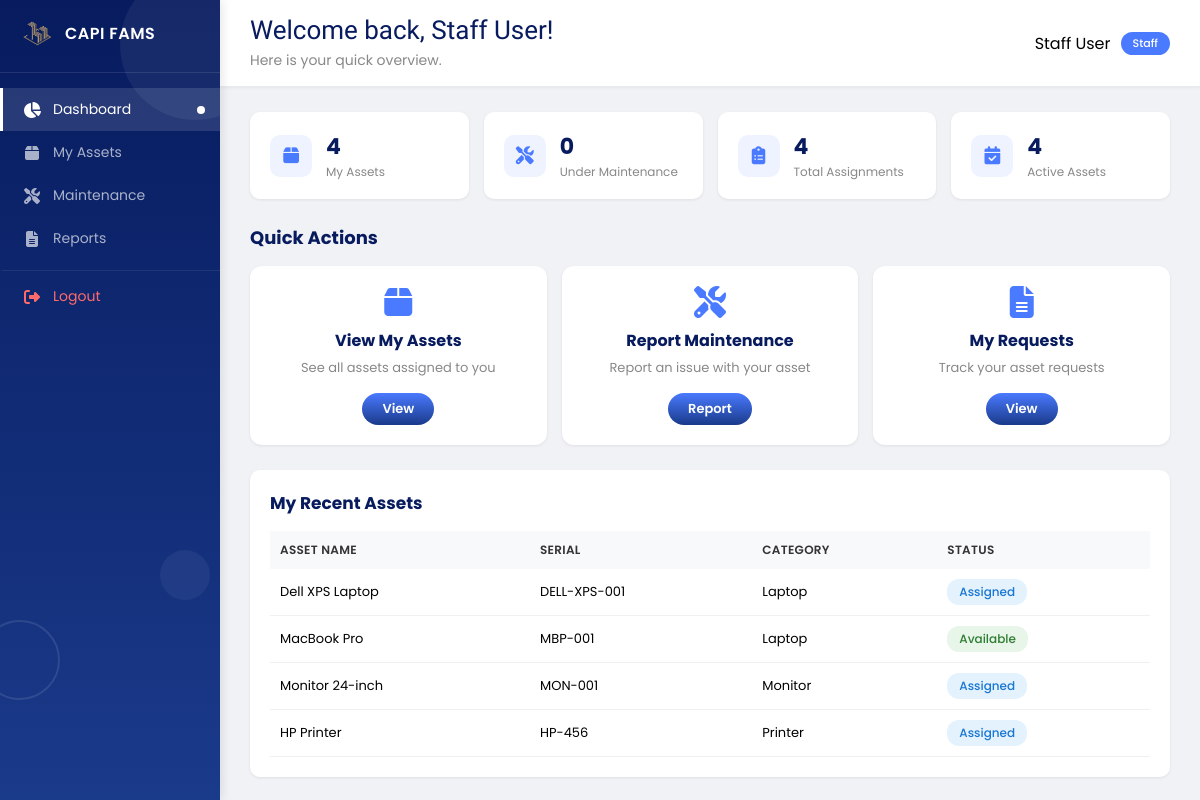
/staff (signed in), run on the app's committed database.
### tables this page shows
CREATE TABLE assets (
        id INTEGER PRIMARY KEY AUTOINCREMENT,
        name TEXT NOT NULL,
        serial TEXT UNIQUE NOT NULL,
        category TEXT,
        assigned_to INTEGER,
        status TEXT DEFAULT 'Available',
        assigned_date DATETIME,
        FOREIGN KEY (assigned_to) REFERENCES users(id)
    );

### fams.py (the view)
@app.route('/staff')
def staff_dashboard():
    if 'user_id' not in session or session.get('role') != 'staff':
        return redirect(url_for('login_page'))
    my_assets = Asset.get_by_user(session['user_id'])
    maintenance_count = sum(1 for asset in my_assets if asset['status'] == 'Maintenance')
    return render_template('staff_dashboard.html',
                         name=session.get('name'),
                         assets=my_assets,
                         maintenance_count=maintenance_count)

### models/asset.py (called while the page is built)
    @staticmethod
    def get_db():
        conn = sqlite3.connect(Config.DATABASE)
        conn.row_factory = sqlite3.Row
        return conn

    @staticmethod
    def get_by_user(user_id):
        conn = Asset.get_db()
        assets = conn.execute(
            'SELECT * FROM assets WHERE assigned_to = ?', (user_id,)
        ).fetchall()
        conn.close()
        return assets

### templates/staff_dashboard.html (shortened to what this page needs)
{% extends "base.html" %}
{% block welcome %}
<h1 style="font-family: 'Yeseva One', cursive; font-weight: normal; font-size: 26px; color: #071b5e; margin: 0;">
    Welcome back, {{ session.get('name', 'Staff') }}!
</h1>
<p style="font-size: 14px; color: #888; margin: 5px 0 0 0;">
    Here is your quick overview.
</p>
{% endblock %}
{% block content %}
<div class="stats-grid">
    <div class="stat-card">
        <div class="stat-icon"><i class="fas fa-box"></i></div>
        <div class="stat-info">
            <h3>{{ assets|length|default(0) }}</h3>
            <p>My Assets</p>
        </div>
    </div>
    <div class="stat-card">
        <div class="stat-icon"><i class="fas fa-tools"></i></div>
        <div class="stat-info">
            <h3>{{ maintenance_count|default(0) }}</h3>
            <p>Under Maintenance</p>
        </div>
    </div>
    <div class="stat-card">
        <div class="stat-icon"><i class="fas fa-clipboard-list"></i></div>
        <div class="stat-info">
            <h3>{{ assets|length|default(0) }}</h3>
            <p>Total Assignments</p>
        </div>
    </div>
    <div class="stat-card">
        <div class="stat-icon"><i class="fas fa-calendar-check"></i></div>
        <div class="stat-info">
            <h3>{{ assets|length|default(0) }}</h3>
            <p>Active Assets</p>
        </div>
    </div>
</div>
<div class="quick-actions">
    <h2>Quick Actions</h2>
    <div class="action-cards">
        <div class="action-card">
            <i class="fas fa-box"></i>
            <h4>View My Assets</h4>
            <p>See all assets assigned to you</p>
            <a href="{{ url_for('my_assets') }}" class="btn-primary">View</a>
        </div>
        <div class="action-card">
            <i class="fas fa-tools"></i>
            <h4>Report Maintenance</h4>
            <p>Report an issue with your asset</p>
            <a href="{{ url_for('maintenance') }}" class="btn-primary">Report</a>
        </div>
        <div class="action-card">
            <i class="fas fa-file-alt"></i>
            <h4>My Requests</h4>
            <p>Track your asset requests</p>
            <a href="{{ url_for('reports') }}" class="btn-primary">View</a>
        </div>
    </div>
</div>
<div class="recent-activity">
    <h2>My Recent Assets</h2>
    {% if assets %}
    <table class="activity-table">
        <thead>
            <tr>
                <th>Asset Name</th>
                <th>Serial</th>
                <th>Category</th>
                <th>Status</th>
            </tr>
        </thead>
        <tbody>
            {% for asset in assets[:5] %}
            <tr>
                <td>{{ asset.name }}</td>
                <td>{{ asset.serial }}</td>
                <td>{{ asset.category|default('Uncategorized') }}</td>
                <td>
                    <span class="status-badge {{ asset.status|lower }}">
                        {{ asset.status|default('Available') }}
                    </span>
                </td>
            </tr>
            {% endfor %}
        </tbody>
    </table>
    {% else %}
    <p style="text-align: center; color: #999; padding: 30px 0;">
        <i class="fas fa-box-open" style="font-size: 48px; display: block; margin-bottom: 10px;"></i>
        No assets assigned to you yet.
    </p>
    {% endif %}
</div>
{% endblock %}

### static/css/style.css (style rules this page uses)
* { margin: 0; padding: 0; box-sizing: border-box; }
body { font-family: 'Poppins', sans-serif; background: #f0f2f5; display: flex; }
.top-bar h1 { color: #071b5e; font-size: 20px; margin: 0; }
.top-bar p { color: #666; font-size: 13px; margin: 2px 0 0 0; }
.stats-grid { display: grid; grid-template-columns: repeat(4, 1fr); gap: 15px; margin-bottom: 25px; }
.stat-card { background: white; padding: 18px 20px; border-radius: 10px; display: flex; align-items: center; gap: 14px; box-shadow: 0 1px 3px rgba(0,0,0,0.08); }
.stat-icon { width: 42px; height: 42px; background: #eef3ff; border-radius: 10px; display: flex; align-items: center; justify-content: center; color: #4a7aff; font-size: 18px; flex-shrink: 0; }
.stat-info h3 { font-size: 22px; margin: 0; color: #071b5e; }
.stat-info p { margin: 0; color: #888; font-size: 12px; }
.recent-activity { background: white; padding: 20px; border-radius: 10px; box-shadow: 0 1px 3px rgba(0,0,0,0.08); }
.recent-activity h2 { margin: 0 0 15px 0; color: #071b5e; font-size: 17px; }
.activity-table, .assets-table, .maintenance-table { width: 100%; border-collapse: collapse; font-size: 13px; }
.activity-table th, .assets-table th, .maintenance-table th { text-align: left; padding: 10px 10px; background: #f8f9fa; color: #333; font-weight: 600; font-size: 12px; text-transform: uppercase; letter-spacing: 0.3px; }
.activity-table td, .assets-table td, .maintenance-table td { padding: 10px 10px; border-bottom: 1px solid #f0f0f0; }
.status-badge { padding: 3px 10px; border-radius: 12px; font-size: 11px; font-weight: 500; }
.status-badge.available { background: #e8f5e9; color: #2e7d32; }
.status-badge.assigned { background: #e3f2fd; color: #1976d2; }
.btn-primary { background: linear-gradient(180deg, #4a7aff, #1a3a8a); color: white; border: none; padding: 8px 20px; border-radius: 25px; font-weight: 600; cursor: pointer; font-size: 13px; transition: 0.3s; font-family: 'Poppins', sans-serif; }
.welcome-text h1 { font-family: 'Yeseva One', cursive !important; font-weight: normal !important; font-size: 26px !important; color: #071b5e !important; margin: 0 !important; }
.welcome-text p { font-size: 14px !important; color: #888 !important; margin: 5px 0 0 0 !important; }
.status-badge { padding: 4px 12px; border-radius: 12px; font-size: 12px; font-weight: 500; display: inline-block; }

### templates/staff_dashboard.html (style rules this page uses)
.quick-actions { margin-bottom: 25px; }
.quick-actions h2 { color: #071b5e; font-size: 18px; margin-bottom: 15px; }
.action-cards { display: grid; grid-template-columns: repeat(3, 1fr); gap: 15px; }
.action-card { background: white; padding: 20px; border-radius: 12px; box-shadow: 0 1px 3px rgba(0,0,0,0.08); text-align: center; }
.action-card i { font-size: 32px; color: #4a7aff; margin-bottom: 10px; }
.action-card h4 { margin: 0 0 5px 0; color: #071b5e; }
.action-card p { margin: 0 0 15px 0; color: #888; font-size: 13px; }
.action-card .btn-primary { padding: 6px 20px; font-size: 13px; text-decoration: none; display: inline-block; }

### data on the page
assets: name "Dell XPS Laptop", serial "DELL-XPS-001", category "Laptop", status "Assigned"
assets: name "MacBook Pro", serial "MBP-001", category "Laptop", status "Available"
assets: name "Monitor 24-inch", serial "MON-001", category "Monitor", status "Assigned"
assets: name "HP Printer", serial "HP-456", category "Printer", status "Assigned"

### other printed values
{{ session.get('name', 'Staff') }} "Staff User"
{{ session.get('name', 'User') }} "Staff User"
{{ session.get('role', 'staff')|title }} "Staff"
{{ assets|length|default(0) }} "4"
{{ maintenance_count|default(0) }} "0"
